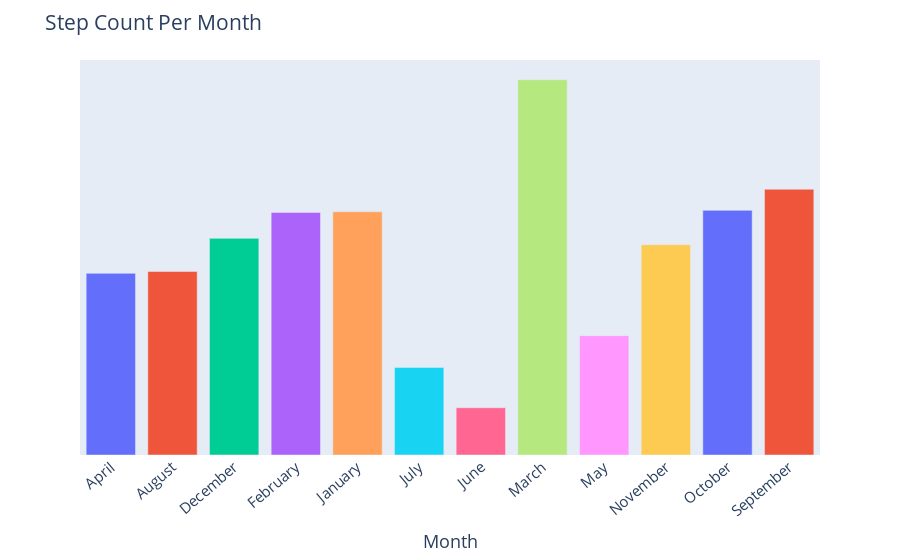

This figure's notebook cell:
### Code cell
# monthly breakdown
bymonth = df.groupby("month_name", as_index=False)['stepCount'].sum()
fig = px.bar(bymonth, 
             x=bymonth['month_name'], 
             y=bymonth['stepCount'], 
             color=bymonth['month_name'], 
#              text=bymonth['month_name'],
             color_continuous_scale='Rainbow',
#              orientation='h',
             labels={'color':''}
            )
fig.update_layout(
    title = "Step Count Per Month",
    xaxis_title='Month',
    yaxis_title='Steps',
    xaxis_tickangle=-40,
    yaxis={'visible': False, 'showticklabels': False},
    showlegend=False,
    font=dict(size=15),
    
)
fig.show()
# go.FigureWidget(fig) # for jupyter viewing

### Figure 1 — Plotly figure (JSON) as saved in the notebook; plotly's stock layout.template omitted (floating-point values rounded to 4 significant figures)
{"data": [{"alignmentgroup": "True", "hovertemplate": "month_name=%{x}<br>stepCount=%{y}<extra></extra>", "legendgroup": "April", "marker": {"color": "#636efa", "pattern": {"shape": ""}}, "name": "April", "offsetgroup": "April", "orientation": "v", "showlegend": true, "textposition": "auto", "type": "bar", "x": ["April"], "xaxis": "x", "y": [267913], "yaxis": "y"}, {"alignmentgroup": "True", "hovertemplate": "month_name=%{x}<br>stepCount=%{y}<extra></extra>", "legendgroup": "August", "marker": {"color": "#EF553B", "pattern": {"shape": ""}}, "name": "August", "offsetgroup": "August", "orientation": "v", "showlegend": true, "textposition": "auto", "type": "bar", "x": ["August"], "xaxis": "x", "y": [270572], "yaxis": "y"}, {"alignmentgroup": "True", "hovertemplate": "month_name=%{x}<br>stepCount=%{y}<extra></extra>", "legendgroup": "December", "marker": {"color": "#00cc96", "pattern": {"shape": ""}}, "name": "December", "offsetgroup": "December", "orientation": "v", "showlegend": true, "textposition": "auto", "type": "bar", "x": ["December"], "xaxis": "x", "y": [319483], "yaxis": "y"}, {"alignmentgroup": "True", "hovertemplate": "month_name=%{x}<br>stepCount=%{y}<extra></extra>", "legendgroup": "February", "marker": {"color": "#ab63fa", "pattern": {"shape": ""}}, "name": "February", "offsetgroup": "February", "orientation": "v", "showlegend": true, "textposition": "auto", "type": "bar", "x": ["February"], "xaxis": "x", "y": [357569], "yaxis": "y"}, {"alignmentgroup": "True", "hovertemplate": "month_name=%{x}<br>stepCount=%{y}<extra></extra>", "legendgroup": "January", "marker": {"color": "#FFA15A", "pattern": {"shape": ""}}, "name": "January", "offsetgroup": "January", "orientation": "v", "showlegend": true, "textposition": "auto", "type": "bar", "x": ["January"], "xaxis": "x", "y": [358661], "yaxis": "y"}, {"alignmentgroup": "True", "hovertemplate": "month_name=%{x}<br>stepCount=%{y}<extra></extra>", "legendgroup": "July", "marker": {"color": "#19d3f3", "pattern": {"shape": ""}}, "name": "July", "offsetgroup": "July", "orientation": "v", "showlegend": true, "textposition": "auto", "type": "bar", "x": ["July"], "xaxis": "x", "y": [129211], "yaxis": "y"}, {"alignmentgroup": "True", "hovertemplate": "month_name=%{x}<br>stepCount=%{y}<extra></extra>", "legendgroup": "June", "marker": {"color": "#FF6692", "pattern": {"shape": ""}}, "name": "June", "offsetgroup": "June", "orientation": "v", "showlegend": true, "textposition": "auto", "type": "bar", "x": ["June"], "xaxis": "x", "y": [69719], "yaxis": "y"}, {"alignmentgroup": "True", "hovertemplate": "month_name=%{x}<br>stepCount=%{y}<extra></extra>", "legendgroup": "March", "marker": {"color": "#B6E880", "pattern": {"shape": ""}}, "name": "March", "offsetgroup": "March", "orientation": "v", "showlegend": true, "textposition": "auto", "type": "bar", "x": ["March"], "xaxis": "x", "y": [553353], "yaxis": "y"}, {"alignmentgroup": "True", "hovertemplate": "month_name=%{x}<br>stepCount=%{y}<extra></extra>", "legendgroup": "May", "marker": {"color": "#FF97FF", "pattern": {"shape": ""}}, "name": "May", "offsetgroup": "May", "orientation": "v", "showlegend": true, "textposition": "auto", "type": "bar", "x": ["May"], "xaxis": "x", "y": [176011], "yaxis": "y"}, {"alignmentgroup": "True", "hovertemplate": "month_name=%{x}<br>stepCount=%{y}<extra></extra>", "legendgroup": "November", "marker": {"color": "#FECB52", "pattern": {"shape": ""}}, "name": "November", "offsetgroup": "November", "orientation": "v", "showlegend": true, "textposition": "auto", "type": "bar", "x": ["November"], "xaxis": "x", "y": [310130], "yaxis": "y"}, {"alignmentgroup": "True", "hovertemplate": "month_name=%{x}<br>stepCount=%{y}<extra></extra>", "legendgroup": "October", "marker": {"color": "#636efa", "pattern": {"shape": ""}}, "name": "October", "offsetgroup": "October", "orientation": "v", "showlegend": true, "textposition": "auto", "type": "bar", "x": ["October"], "xaxis": "x", "y": [360790], "yaxis": "y"}, {"alignmentgroup": "True", "hovertemplate": "month_name=%{x}<br>stepCount=%{y}<extra></extra>", "legendgroup": "September", "marker": {"color": "#EF553B", "pattern": {"shape": ""}}, "name": "September", "offsetgroup": "September", "orientation": "v", "showlegend": true, "textposition": "auto", "type": "bar", "x": ["September"], "xaxis": "x", "y": [391871], "yaxis": "y"}], "layout": {"barmode": "relative", "font": {"size": 15}, "legend": {"title": {"text": "month_name"}, "tracegroupgap": 0}, "margin": {"t": 60}, "showlegend": false, "title": {"text": "Step Count Per Month"}, "xaxis": {"anchor": "y", "categoryarray": ["April", "August", "December", "February", "January", "July", "June", "March", "May", "November", "October", "September"], "categoryorder": "array", "domain": [0, 1], "tickangle": -40, "title": {"text": "Month"}}, "yaxis": {"anchor": "x", "domain": [0, 1], "showticklabels": false, "title": {"text": "Steps"}, "visible": false}}}
